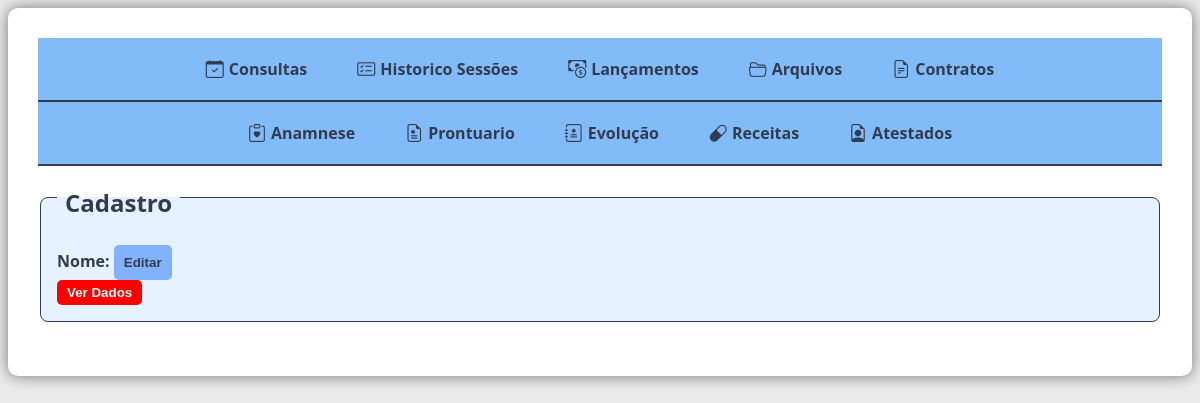
Before: /painel/cadastro.php?email=carolineferraz.tricologia@gmail.com (signed in) with the older database file.
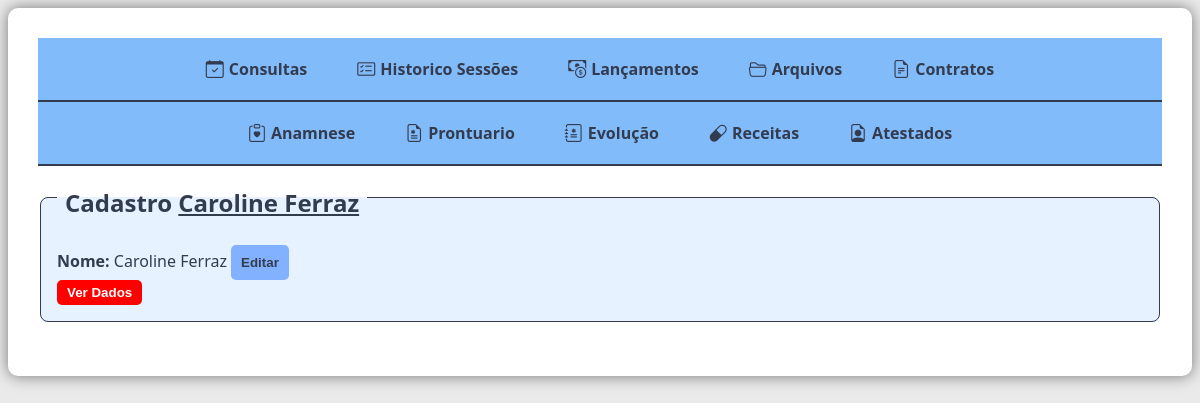
After: the same page with the newer database file.
### tables this page shows
CREATE TABLE `configuracoes` (
  `id` int(11) NOT NULL,
  `token_emp` varchar(50) DEFAULT NULL,
  `config_empresa` varchar(30) DEFAULT NULL,
  `config_email` varchar(35) DEFAULT NULL,
  `config_telefone` varchar(18) DEFAULT NULL,
  `config_cnpj` varchar(18) DEFAULT NULL,
  `config_limitedia` int(5) DEFAULT NULL,
  `config_limitepax` int(5) DEFAULT NULL,
  `config_endereco` mediumtext DEFAULT NULL,
  `config_msg_confirmacao` mediumtext DEFAULT NULL,
  `config_msg_cancelamento` mediumtext DEFAULT NULL,
  `config_msg_finalizar` mediumtext DEFAULT NULL,
  `config_msg_lembrete` mediumtext DEFAULT NULL,
  `config_msg_aniversario` mediumtext DEFAULT NULL,
  `atendimento_hora_comeco` time(6) DEFAULT NULL,
  `atendimento_hora_fim` time(6) DEFAULT NULL,
  `atendimento_hora_intervalo` int(3) DEFAULT NULL,
  `atendimento_dia_max` date DEFAULT NULL,
  `config_dia_segunda` int(1) DEFAULT NULL,
  `config_dia_terca` int(1) DEFAULT NULL,
  `config_dia_quarta` int(1) DEFAULT NULL,
  `config_dia_quinta` int(1) DEFAULT NULL,
  `config_dia_sexta` int(1) DEFAULT NULL,
  `config_dia_sabado` int(1) DEFAULT NULL,
  `config_dia_domingo` int(1) DEFAULT NULL,
  `envio_whatsapp` varchar(15) DEFAULT NULL,
  `envio_email` varchar(15) DEFAULT NULL,
  `is_segunda` int(1) NOT NULL DEFAULT 0,
  `is_terca` int(1) NOT NULL DEFAULT 0,
  `is_quarta` int(1) NOT NULL DEFAULT 0,
  `is_quinta` int(1) NOT NULL DEFAULT 0,
  `is_sexta` int(1) NOT NULL DEFAULT 0,
  `is_sabado` int(1) NOT NULL DEFAULT 0,
  `is_domingo` int(1) NOT NULL DEFAULT 0,
  `lembrete_auto_time` time NOT NULL DEFAULT '09:00:00'
);

### painel/verifica_login.php (called while the page is built, shortened)
<?php
$css_path = "css/style_colorido.css";

### config/database.php (called while the page is built, shortened)
<?php
$local_configuracao = 'Casa';
$config_host = 'localhost';
if($local_configuracao == 'Casa'){
$config_db = 'app_carolineferraz';
$config_user = 'root';
$config_password = '';
}else{
$config_db = 'u826189016_tricologia';
$config_user = 'u826189016_tricologia';
$config_password = 'Much@ch0';
}
$chave = 'Accor@123';
$metodo = 'AES-256-CBC';
$iv = '8246508246508246';
$config_dsn = "mysql:host=$config_host;dbname=$config_db";
try {
    $conexao = new PDO($config_dsn, $config_user, $config_password);
    $conexao->setAttribute(PDO::ATTR_ERRMODE, PDO::ERRMODE_EXCEPTION);
} catch (PDOException $e) {
    echo $e->getMessage();
}
foreach ($conexao->query("SELECT * FROM configuracoes WHERE id = '-2'") as $row) {
    $config_empresa = $row['config_empresa'];
    $config_email = $row['config_email'];
    $config_telefone = $row['config_telefone'];
    $config_cnpj = $row['config_cnpj'];
    $config_endereco = $row['config_endereco'];
}
?>

### painel/cadastro.php (the view, shortened to what this page needs)
<?php
require('../config/database.php');
require('verifica_login.php');
$doc_email = mysqli_real_escape_string($conn_msqli, $_GET['email']);
$query = $conexao->prepare("SELECT * FROM painel_users WHERE CONCAT(';', token_emp, ';') LIKE :token_emp AND email = :email");
$query->execute(array('token_emp' => '%;'.$_SESSION['token_emp'].';%', 'email' => $doc_email));
$painel_users_array = [];
    while($select = $query->fetch(PDO::FETCH_ASSOC)){
        $dados_painel_users = $select['dados_painel_users'];
        $id = $select['id'];
    $dados = base64_decode($dados_painel_users);
    $dados_decifrados = openssl_decrypt($dados, $metodo, $chave, 0, $iv);
    $dados_array = explode(';', $dados_decifrados);
    $painel_users_array[] = [
        'id' => $id,
        'email' => $select['email'],
        'token' => $select['token'],
        'nome' => $dados_array[0],
        'rg' => $dados_array[1],
        'cpf' => $dados_array[2],
        'telefone' => $dados_array[3],
        'profissao' => $dados_array[4],
        'nascimento' => $dados_array[5],
        'cep' => $dados_array[6],
        'rua' => $dados_array[7],
        'numero' => $dados_array[8],
        'cidade' => $dados_array[9],
        'bairro' => $dados_array[10],
        'estado' => $dados_array[11]
    ];
}
foreach ($painel_users_array as $select){
$nome = $select['nome'];
}
?>
<html lang="pt-br">
<head>
    <link rel="stylesheet" href="<?php echo $css_path ?>">
    <link rel="stylesheet" href="https://cdn.jsdelivr.net/npm/bootstrap-icons@1.10.5/font/bootstrap-icons.css">
</head>
<body>
<div class="card">
<div class="top-menu">
  <a href="javascript:void(0)" onclick='window.open("cadastro.php?email=<?php echo $doc_email ?>&id_job=Consultas","iframe-home")'>
    <i class="bi bi-calendar-check"></i> <span>Consultas</span>
  </a>
  <a href="javascript:void(0)" onclick='window.open("cadastro.php?email=<?php echo $doc_email ?>&id_job=Tratamento","iframe-home")'>
    <i class="bi bi-card-checklist"></i> <span>Historico Sessões</span>
  </a>
  <a href="javascript:void(0)" onclick='window.open("cadastro.php?email=<?php echo $doc_email ?>&id_job=Lancamentos","iframe-home")'>
    <i class="bi bi-cash-coin"></i> <span>Lançamentos</span>
  </a>
  <a href="javascript:void(0)" onclick='window.open("cadastro.php?email=<?php echo $doc_email ?>&id_job=Arquivos","iframe-home")'>
    <i class="bi bi-folder2-open"></i> <span>Arquivos</span>
  </a>
  <a href="javascript:void(0)" onclick='window.open("cadastro.php?email=<?php echo $doc_email ?>&id_job=Contratos","iframe-home")'>
    <i class="bi bi-file-earmark-text"></i> <span>Contratos</span>
  </a>
</div>
<div class="top-menu">
  <a href="javascript:void(0)" onclick='window.open("cadastro.php?email=<?php echo $doc_email ?>&id_job=Anamnese","iframe-home")'>
    <i class="bi bi-clipboard-heart"></i> <span>Anamnese</span>
  </a>
  <a href="javascript:void(0)" onclick='window.open("cadastro.php?email=<?php echo $doc_email ?>&id_job=Prontuario","iframe-home")'>
    <i class="bi bi-file-earmark-medical"></i> <span>Prontuario</span>
  </a>
  <a href="javascript:void(0)" onclick='window.open("cadastro.php?email=<?php echo $doc_email ?>&id_job=Evolucao","iframe-home")'>
    <i class="bi bi-journal-medical"></i> <span>Evolução</span>
  </a>
  <a href="javascript:void(0)" onclick='window.open("cadastro.php?email=<?php echo $doc_email ?>&id_job=Receituario","iframe-home")'>
    <i class="bi bi-capsule"></i> <span>Receitas</span>
    </a>
    <a href="javascript:void(0)" onclick='window.open("cadastro.php?email=<?php echo $doc_email ?>&id_job=Atestado","iframe-home")'>
        <i class="bi bi-file-earmark-person"></i> <span>Atestados</span>
    </a>
</div>
<fieldset>
<legend><h2>Cadastro <u><?php echo $nome ?></u></h2></legend>
<label><b>Nome: </b><?php echo $nome ?></label> <a href="javascript:void(0)" onclick='window.open("cadastro_editar.php?email=<?php echo $doc_email ?>","iframe-home")'><button>Editar</button></a><br>
<button class="btn-excluir" type="button" onclick="toggleCampos()" id="btn-toggle">Ver Dados</button>
</fieldset>
</div>
</body>
</html>

Changed rows visible on the page:
now on this page (row edited): configuracoes: config_empresa "Caroline Ferraz"
